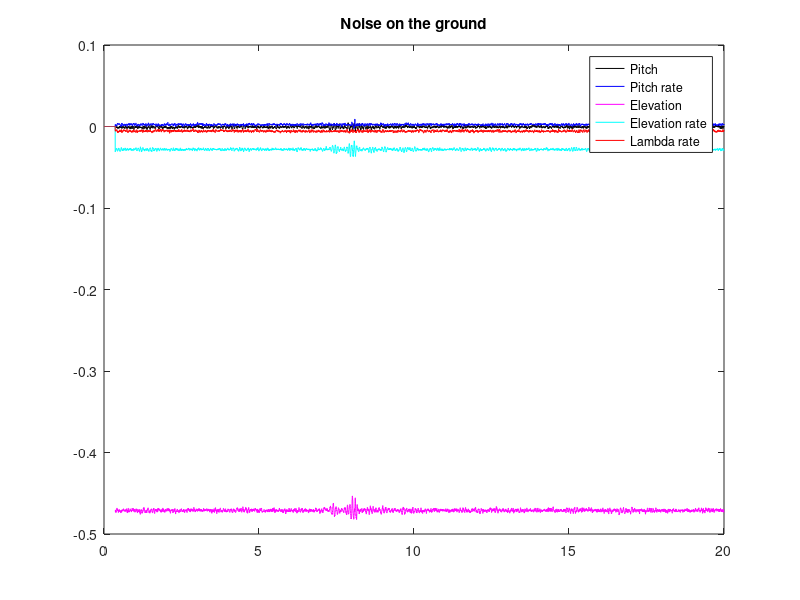

Reproduce this figure in MATLAB.
clc
clear
close
Data = load('noiseMeasurement1.mat');
figure(1);
plot(Data.ans(1,:), Data.ans(2,:),'k')

hold on

plot(Data.ans(1,:), Data.ans(3,:),'b')

hold on
plot(Data.ans(1,:), Data.ans(4,:),'m')

hold on
plot(Data.ans(1,:), Data.ans(5,:),'c')

hold on
plot(Data.ans(1,:), Data.ans(6,:),'r')


title('Noise on the ground');
legend('Pitch','Pitch rate','Elevation','Elevation rate','Lambda rate','Location','best');
hold off